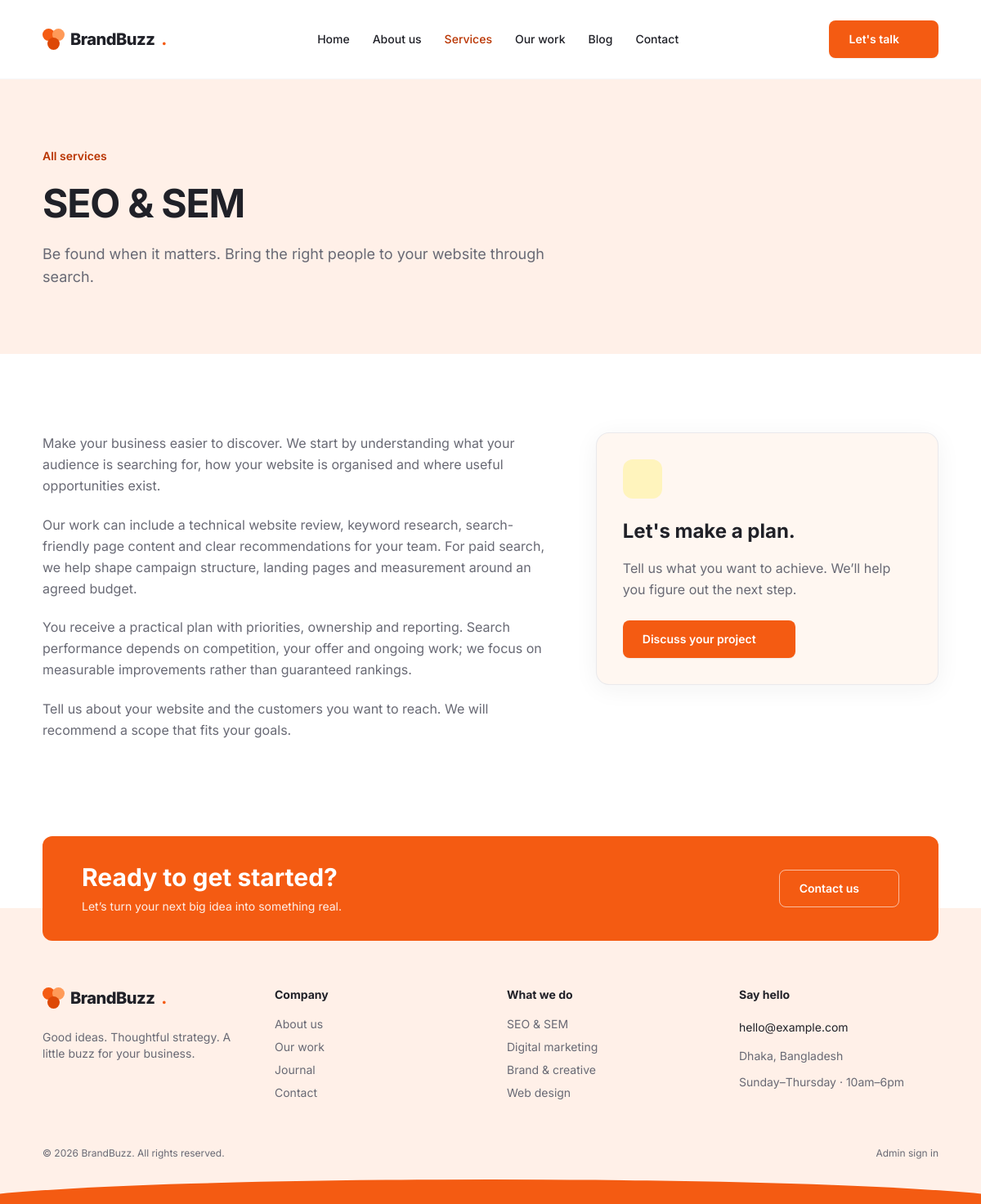
/services?slug=seo-sem, run on the app's committed database.
### tables this page shows
CREATE TABLE IF NOT EXISTS services (
 id BIGINT UNSIGNED AUTO_INCREMENT PRIMARY KEY,
 title VARCHAR(140) NOT NULL,
 slug VARCHAR(160) NOT NULL UNIQUE,
 excerpt VARCHAR(300) NOT NULL,
 content MEDIUMTEXT NOT NULL,
 icon VARCHAR(30) NOT NULL DEFAULT 'sparkles',
 accent VARCHAR(20) NOT NULL DEFAULT 'orange',
 status ENUM('draft','published') NOT NULL DEFAULT 'draft',
 sort_order INT UNSIGNED NOT NULL DEFAULT 0,
 created_at TIMESTAMP NOT NULL DEFAULT CURRENT_TIMESTAMP,
 updated_at TIMESTAMP NOT NULL DEFAULT CURRENT_TIMESTAMP ON UPDATE CURRENT_TIMESTAMP,
 INDEX idx_services_status_sort (status,sort_order)
);

### app/config/constants.php (called while the page is built, shortened)
<?php
function env(string $key, string $default = ''): string { $value = getenv($key); return $value === false ? $default : $value; }

### app/config/database.php (called while the page is built, shortened)
<?php
final class Database {
    private static ?PDO $connection = null;
    public static function connection(): PDO {
        if (self::$connection !== null) return self::$connection;
        $database = env('DB_DATABASE', 'brandbuzz_agency');
        $host = env('DB_HOST', '127.0.0.1');
        $port = (int) env('DB_PORT', '3306');
        self::$connection = new PDO("mysql:host={$host};port={$port};dbname={$database};charset=utf8mb4", env('DB_USERNAME', 'root'), env('DB_PASSWORD'), [
            PDO::ATTR_ERRMODE => PDO::ERRMODE_EXCEPTION,
            PDO::ATTR_DEFAULT_FETCH_MODE => PDO::FETCH_ASSOC,
            PDO::ATTR_EMULATE_PREPARES => false,
        ]);
        return self::$connection;
    }
}

### app/models/Model.php (called while the page is built, shortened)
<?php
abstract class Model {
    protected static string $table;
    public static function db(): PDO { return Database::connection(); }
    public static function published(): array { return static::db()->query('SELECT * FROM ' . static::$table . " WHERE status = 'published' ORDER BY sort_order ASC, id DESC")->fetchAll(); }
    public static function bySlug(string $slug): ?array { $stmt = static::db()->prepare('SELECT * FROM ' . static::$table . " WHERE slug = ? AND status = 'published'"); $stmt->execute([$slug]); return $stmt->fetch() ?: null; }
}

### app/bootstrap.php (called while the page is built, shortened)
<?php
require_once __DIR__ . '/config/constants.php';
require_once __DIR__ . '/config/database.php';
spl_autoload_register(function(string $class): void {
    foreach (['models','controllers'] as $directory) { $path = __DIR__ . '/' . $directory . '/' . $class . '.php'; if (is_file($path)) { require_once $path; return; } }
});
require_once __DIR__ . '/helpers/functions.php';

### app/models/Setting.php (called while the page is built, shortened)
<?php
final class Setting {
    private static ?array $cache = null;
    public static function all(): array { if (self::$cache === null) self::$cache = Database::connection()->query('SELECT setting_key, setting_value FROM settings')->fetchAll(PDO::FETCH_KEY_PAIR); return self::$cache; }
    public static function get(string $key, string $default = ''): string { return (string)(self::all()[$key] ?? $default); }
}

### resources/views/services/details.php (the view)
<section class="page-intro"><div class="container-page"><a class="link-arrow mb-6" href="<?= e(page_url('services')) ?>">All services</a><h1><?= e($service['title']) ?></h1><p class="text-muted mt-6 max-w-2xl text-lg"><?= e($service['excerpt']) ?></p></div></section><section class="container-page section-space grid lg:grid-cols-[1.5fr_1fr] gap-12"><article class="prose-copy max-w-2xl"><?= paragraphs($service['content']) ?></article><aside class="card p-8 bg-brand-50 self-start"><span class="service-icon accent-<?= e($service['accent']) ?>"><?= icon($service['icon'],'w-6 h-6') ?></span><h2 class="text-2xl font-bold">Let's make a plan.</h2><p class="text-muted mt-4">Tell us what you want to achieve. We’ll help you figure out the next step.</p><a class="btn btn-primary mt-6" href="<?= e(page_url('contact',['service'=>$service['title']])) ?>">Discuss your project <?= icon('arrow','w-4 h-4') ?></a></aside></section>

### resources/views/layouts/footer.php (shortened to what this page needs)
<?php if(($active ?? '') !== 'contact') view('home/cta'); ?>
<footer class="bg-peach pt-24 overflow-hidden">
  <div class="container-page grid sm:grid-cols-2 lg:grid-cols-4 gap-10 pb-14">
    <div><a class="brand" href="<?= e(page_url()) ?>"><span class="brand-mark" aria-hidden="true"><i></i><i></i><i></i></span><?= e(setting('site_name','BrandBuzz')) ?><span>.</span></a><p class="mt-4 text-sm text-muted max-w-xs"><?= e(setting('footer_text','Good ideas. Thoughtful strategy. A little buzz for your business.')) ?></p></div>
    <div><h3 class="text-sm font-bold mb-4">Company</h3><ul class="space-y-2 text-sm text-muted"><?php foreach(['about'=>'About us','portfolio'=>'Our work','blog'=>'Journal','contact'=>'Contact'] as $key=>$label): ?><li><a class="hover:text-brand-600" href="<?= e(page_url($key)) ?>"><?= e($label) ?></a></li><?php endforeach ?></ul></div>
    <div><h3 class="text-sm font-bold mb-4">What we do</h3><ul class="space-y-2 text-sm text-muted"><?php foreach(array_slice(Service::published(),0,4) as $item): ?><li><a class="hover:text-brand-600" href="<?= e(page_url('services',['slug'=>$item['slug']])) ?>"><?= e($item['title']) ?></a></li><?php endforeach ?></ul></div>
    <div><h3 class="text-sm font-bold mb-4">Say hello</h3><a class="text-sm break-words hover:text-brand-600" href="mailto:<?= e(setting('contact_email','hello@example.com')) ?>"><?= e(setting('contact_email','hello@example.com')) ?></a><p class="text-sm text-muted mt-3"><?= e(setting('contact_address','Dhaka, Bangladesh')) ?></p><p class="text-sm text-muted mt-3"><?= e(setting('office_hours','Sunday–Thursday · 10am–6pm')) ?></p></div>
  </div>
  <div class="container-page flex flex-wrap justify-between gap-4 pb-6 text-xs text-muted"><p>© <?= date('Y') ?> <?= e(setting('site_name','BrandBuzz')) ?>. All rights reserved.</p><a href="<?= e(url('admin/login.php')) ?>" class="hover:text-brand-600">Admin sign in</a></div>
  <div class="footer-wave" aria-hidden="true"></div>
</footer>
</body></html>

### data on the page
services: title "SEO & SEM", excerpt "Be found when it matters. Bring the right people to your website through search.", content "Make your business easier to discover. We start by understanding what your audience is searching for, how your website is organised and where useful opportunities exist. Our work can include a technical website review, keyword research, search-friendly page content and clear recommendations for your team. For paid search, we help shape campaign structure, landing pages and measurement around an agreed budget. You receive a practical plan with priorities, ownership and reporting. Search performance depends on competition, your offer and ongoing work; we focus on measurable improvements rather than guaranteed rankings. Tell us about your website and the customers you want to reach. We will…"
services: title "Digital marketing"
services: title "Brand & creative"
services: title "Web design"

### other printed values
setting('site_name','BrandBuzz') "BrandBuzz"
$label "Home"
$label "About us"
$label "Services"
$label "Our work"
$label "Blog"
$label "Contact"
setting('cta_title','Ready to get started?') "Ready to get started?"
$label "Journal"
setting('contact_email','hello@example.com') "hello@example.com"
setting('contact_address','Dhaka, Bangladesh') "Dhaka, Bangladesh"
setting('office_hours','Sunday–Thursday · 10am–6pm') "Sunday–Thursday · 10am–6pm"
